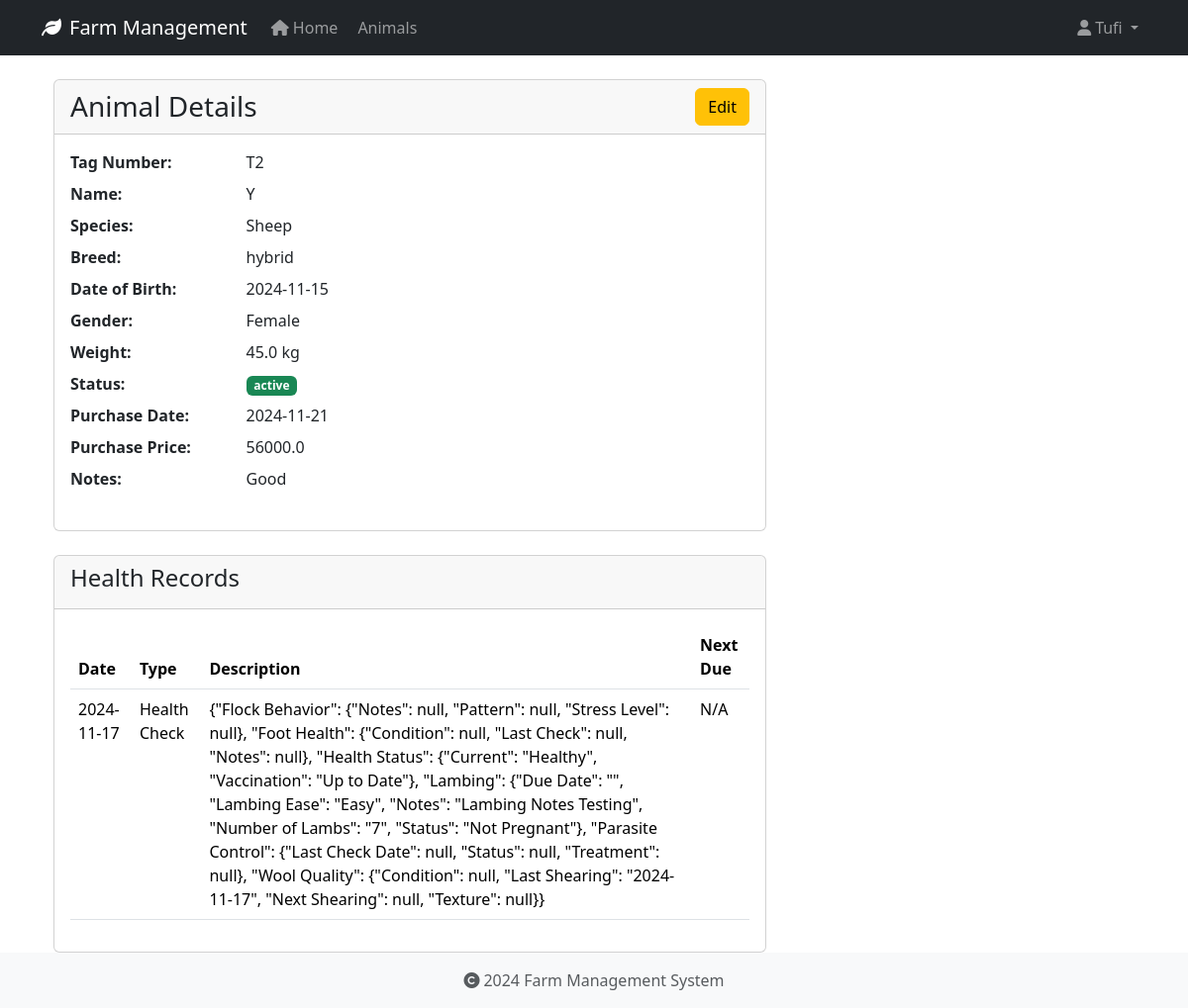
The page /animals/6 (signed in) on the database as committed earlier.
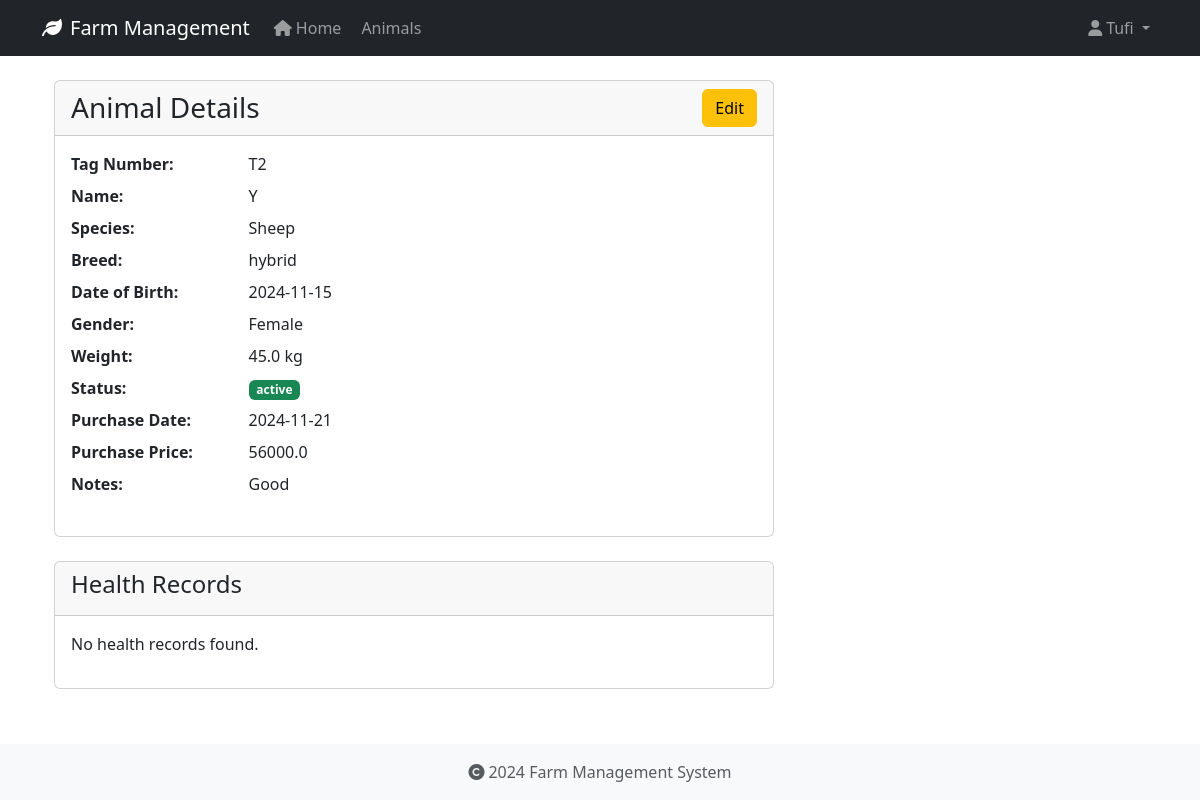
The same page on the database as committed later.
### app/models/animal.py (models this page shows, shortened)
class HealthRecord(db.Model):
    id = db.Column(db.Integer, primary_key=True)
    animal_id = db.Column(db.Integer, db.ForeignKey('animal.id', ondelete='CASCADE'), nullable=False)
    record_type = db.Column(db.String(50), nullable=False)  # Made nullable=False
    date = db.Column(db.Date, nullable=False)
    description = db.Column(db.Text, nullable=True)
    treatment = db.Column(db.Text, nullable=True)
    cost = db.Column(db.Float, nullable=True)
    next_due_date = db.Column(db.Date, nullable=True)
    created_at = db.Column(db.DateTime, default=datetime.utcnow, nullable=False)
    created_by_id = db.Column(db.Integer, db.ForeignKey('user.id', ondelete='SET NULL'), nullable=True)

### app/routes/animals.py (the view)
@bp.route('/<int:id>')
@login_required
def view(id):
    animal = Animal.query.get_or_404(id)
    return render_template('animals/view.html', animal=animal)

### app/models/user.py (called while the page is built)
@login_manager.user_loader
def load_user(user_id):
    return User.query.get(int(user_id))

### app/templates/animals/view.html (shortened to what this page needs)
{% extends "base.html" %}
{% block content %}
<div class="container">
    <div class="row">
        <div class="col-md-8">
            <div class="card">
                <div class="card-header">
                    <div class="d-flex justify-content-between align-items-center">
                        <h3 class="card-title mb-0">Animal Details</h3>
                        <a href="{{ url_for('animals.edit', id=animal.id) }}" class="btn btn-warning">Edit</a>
                    </div>
                </div>
                <div class="card-body">
                    <dl class="row">
                        <dt class="col-sm-3">Tag Number:</dt>
                        <dd class="col-sm-9">{{ animal.tag_number }}</dd>
                        <dt class="col-sm-3">Name:</dt>
                        <dd class="col-sm-9">{{ animal.name or 'N/A' }}</dd>
                        <dt class="col-sm-3">Species:</dt>
                        <dd class="col-sm-9">{{ animal.species }}</dd>
                        <dt class="col-sm-3">Breed:</dt>
                        <dd class="col-sm-9">{{ animal.breed or 'N/A' }}</dd>
                        <dt class="col-sm-3">Date of Birth:</dt>
                        <dd class="col-sm-9">{{ animal.date_of_birth.strftime('%Y-%m-%d') if animal.date_of_birth else 'N/A' }}</dd>
                        <dt class="col-sm-3">Gender:</dt>
                        <dd class="col-sm-9">{{ animal.gender or 'N/A' }}</dd>
                        <dt class="col-sm-3">Weight:</dt>
                        <dd class="col-sm-9">{{ animal.weight|round(2) if animal.weight else 'N/A' }} kg</dd>
                        <dt class="col-sm-3">Status:</dt>
                        <dd class="col-sm-9">
                            <span class="badge {% if animal.status == 'active' %}bg-success{% else %}bg-secondary{% endif %}">
                                {{ animal.status }}
                            </span>
                        </dd>
                        <dt class="col-sm-3">Purchase Date:</dt>
                        <dd class="col-sm-9">{{ animal.purchase_date.strftime('%Y-%m-%d') if animal.purchase_date else 'N/A' }}</dd>
                        <dt class="col-sm-3">Purchase Price:</dt>
                        <dd class="col-sm-9">{{ animal.purchase_price|round(2) if animal.purchase_price else 'N/A' }}</dd>
                        <dt class="col-sm-3">Notes:</dt>
                        <dd class="col-sm-9">{{ animal.notes or 'N/A' }}</dd>
                    </dl>
                </div>
            </div>
            <div class="card mt-4">
                <div class="card-header">
                    <h4>Health Records</h4>
                </div>
                <div class="card-body">
                    {% if animal.health_records %}
                        <table class="table">
                            <thead>
                                <tr>
                                    <th>Date</th>
                                    <th>Type</th>
                                    <th>Description</th>
                                    <th>Next Due</th>
                                </tr>
                            </thead>
                            <tbody>
                                {% for record in animal.health_records %}
                                <tr>
                                    <td>{{ record.date.strftime('%Y-%m-%d') }}</td>
                                    <td>{{ record.record_type }}</td>
                                    <td>{{ record.description }}</td>
                                    <td>{{ record.next_due_date.strftime('%Y-%m-%d') if record.next_due_date else 'N/A' }}</td>
                                </tr>
                                {% endfor %}
                            </tbody>
                        </table>
                    {% else %}
                        <p>No health records found.</p>
                    {% endif %}
                </div>
            </div>
        </div>
    </div>
</div>
{% endblock %}

Rows that differ between the two databases and show on the page:
no longer on this page (row edited): HealthRecord: date "2024-11-17", record_type "Health Check", description "{\"Flock Behavior\": {\"Notes\": null, \"Pattern\": null, \"Stress Level\": null}, \"Foot Health\": {\"Condition\": null, \"Last Check\": null, \"Notes\": null}, \"Health Status\": {\"Current\": \"Healthy\", \"Vaccination\": \"Up to Date\"}, \"Lambing\": {\"Due Date\": \"\", \"Lambing Ease\": \"Easy\", \"Notes\": \"Lambing Notes Testing\", \"Number of Lambs\": \"7\", \"Status\": \"Not Pregnant\"}, \"Parasite Control\": {\"Last Check Date\": null, \"Status\": null, \"Treatment\": null}, \"Wool Quality\": {\"Condition\": null, \"Last Shearing\": \"2024-11-17\", \"Next Shearing\": null, \"Texture\": null}}", next_due_date "N/A"
Other text that changed with them:
text no longer shown: "Date Type Description Next Due"
text now shown: "No health records found."
